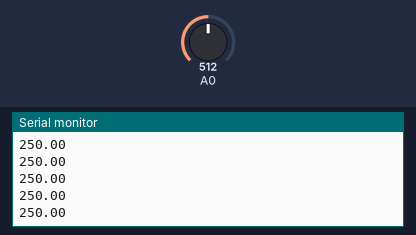
A sketch run on a simulated Arduino Uno, built with avr-gcc and run on an emulated ATmega328P. Shown: the last lines printed to the serial monitor. The inputs (shaded band) are chosen by the test bench; at power-on: A0 = 512.

Above: at 1.2 s.
1.3 s: A0 set to 716
At 1.31 s:
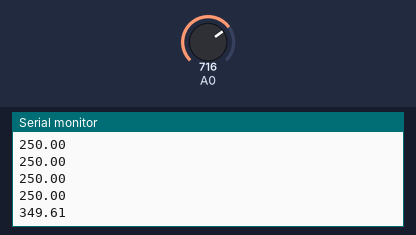
2.8 s: A0 set to 900
At 2.82 s:
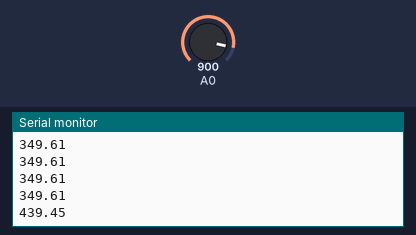
Timing chart, 0 to 5.8 s (numbered marks = the images above; inputs shaded):
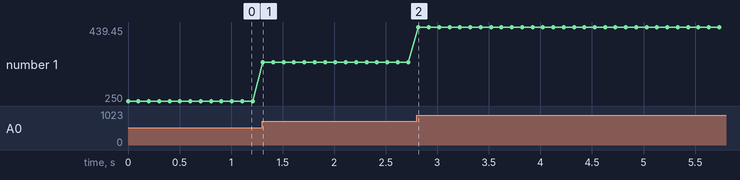

The sketch:

TemperatureSensor.ino
```cpp
int temperaturePin = 0; //the analog pin the TMP36's Vout (sense) pin is connected to
                        //the resolution is 10 mV / degree centigrade
                        //(500 mV offset) to make negative temperatures an option
void setup()
{
  Serial.begin(9600);  //Start the serial connection with the copmuter
                       //to view the result open the serial monitor
                       //last button beneath the file bar (looks like a box with an antenae)
}

void loop()                     // run over and over again
{
 float temperature = getVoltage(temperaturePin);  //getting the voltage reading from the tem
                    //perature sensor
 temperature = temperature*100;          //converting from 10 mv per degree wit 500
                    // mV offset
                                                  //to degrees ((volatge - 500mV) times 100)
 Serial.println(temperature);                     //printing the result
 delay(100);                                     //waiting a second
}

float getVoltage(int pin){
 return (analogRead(pin) * .004882814); //converting from a 0 to 1023 digital range
                                        // to 0 to 5 volts (each 1 reading equals ~ 5 milliv
                    //olts
}
```

Measured:
- after the input at 1.3 s, the serial monitor: prints a new line at once (image 1)
- after the input at 2.8 s, the serial monitor: prints a new line at once (image 2)
- plotted number 1: 250 → 349.61 after the input at 1.3 s, 349.61 → 439.45 after the input at 2.8 s
